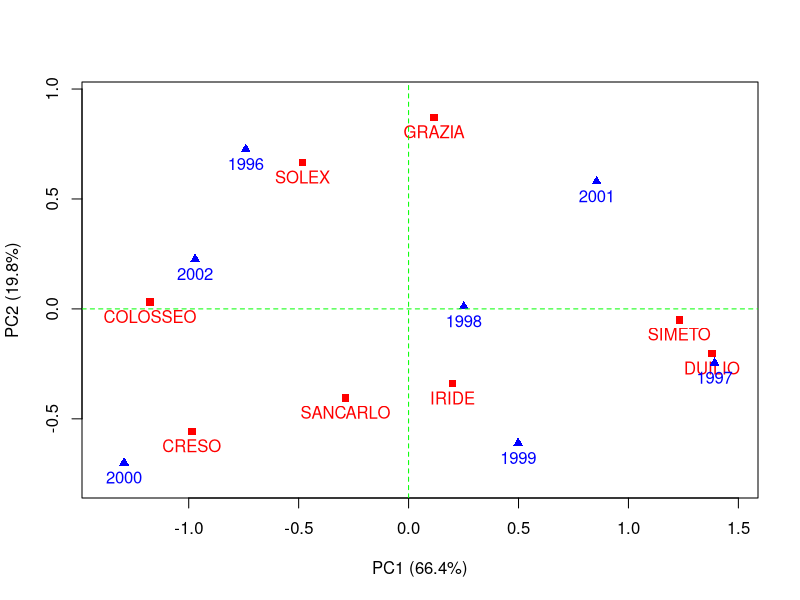
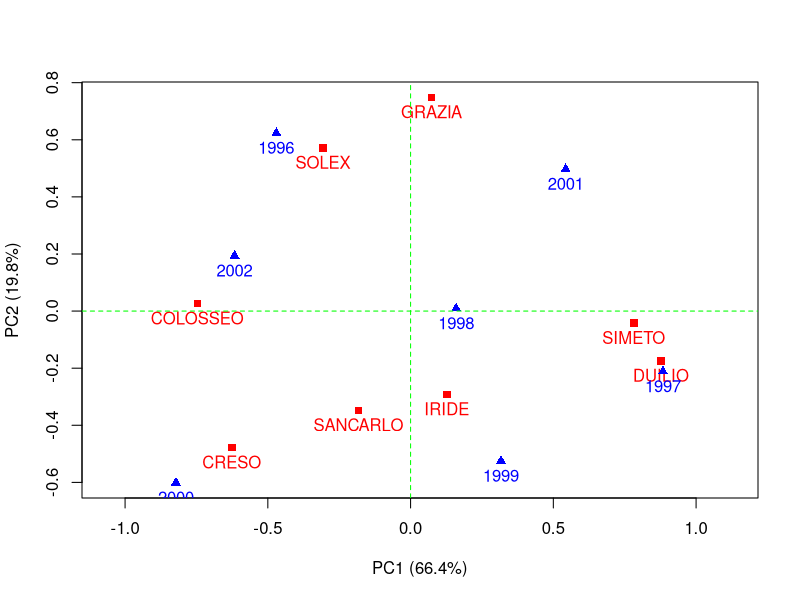

The R script that drew these images, in order:
###########################################################################
## Código de la entrada DVS, AMMI y GGE
## 17/02/2014
###########################################################################

## ------------------------------------------------------------------------
X <- matrix(c( 0.35, -0.62,  0.00, -0.45,  0.74, -0.34,  0.33,
               0.04, -0.54, -0.13,  0.14,  0.82, -0.52,  0.20,
              -0.54,  0.80,  0.28,  0.38, -0.70,  0.29, -0.51,
               0.60, -0.01, -0.02, -0.27, -0.62,  0.21,  0.10,
              -0.24,  0.37, -0.59,  0.28,  0.07,  0.01,  0.11, 
              -0.10, -0.11,  0.31,  0.17,  0.16, -0.55,  0.12,
              -0.43,  0.60,  0.23,  0.13, -0.40,  0.62, -0.75,
               0.33, -0.50, -0.07, -0.38, -0.07,  0.29,  0.40),
            byrow=T, nrow=8, ncol=7,
             dimnames=list(c("COLOSSEO", "CRESO", "DUILIO", "GRAZIA", "IRIDE", "SANCARLO", "SIMETO", "SOLEX"),
                           c("1996", "1997", "1998", "1999", "2000", "2001", "2002")))
X


## ------------------------------------------------------------------------
DVS <- svd(X)
DVS


## ----echo=F, fig.width=6, fig.height=6-----------------------------------
D <- diag(DVS$d)
U <- DVS$u %*% D
V <- DVS$v %*% D
plot(1, type = 'n', asp=1, xlim = range(c(U[,1], V[,1]))*1.06, ylim = range(c(U[,2], V[,2])),
     xlab = "PC1 (66.4%)", ylab = "PC2 (19.8%)")
points(U[,1], U[,2], col = "red", lwd = 2, pch=15)
text(U[,1], U[,2], labels = row.names(X), adj = c(0.5, 0.5), col = "red", pos=1)
points(V[,1], V[,2], col = "blue", lwd = 2, pch=17)
text(V[,1], V[,2], labels = colnames(X), adj = c(0.5, 0.5), col = "blue", pos=1)
abline(h = 0, v = 0, col="green", lty = 2)


## ------------------------------------------------------------------------
DVS$u %*% diag(DVS$d)[,1:2]
DVS$v %*% diag(DVS$d)[,1:2]


## ----echo=F, fig.width=6, fig.height=6-----------------------------------
D <- diag(DVS$d)
U <- DVS$u %*% D^.5
V <- DVS$v %*% D^.5
plot(1, type = 'n', asp=1, xlim = range(c(U[,1], V[,1]))*1.06, ylim = range(c(U[,2], V[,2])),
     xlab = "PC1 (66.4%)", ylab = "PC2 (19.8%)")
points(U[,1], U[,2], col = "red", lwd = 2, pch=15)
text(U[,1], U[,2], labels = row.names(X), adj = c(0.5, 0.5), col = "red", pos=1)
points(V[,1], V[,2], col = "blue", lwd = 2, pch=17)
text(V[,1], V[,2], labels = colnames(X), adj = c(0.5, 0.5), col = "blue", pos=1)
abline(h = 0, v = 0, col="green", lty = 2)


